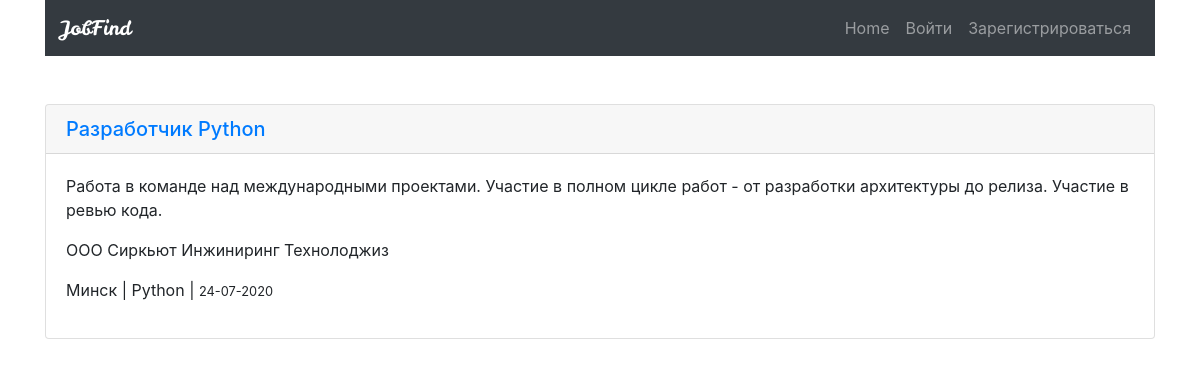
Screenshot of /detail/3/ with the database file from the repository.
### scraping/models.py (models this page shows, shortened)
class Vacancy(models.Model):
    url = models.URLField(unique=True)
    title = models.CharField(max_length=250,verbose_name='Заголовок вакансий')
    company = models.CharField(max_length=250,verbose_name='Компания')
    description = models.TextField(verbose_name='Описание вакансии')
    city = models.ForeignKey('City', on_delete=models.CASCADE, verbose_name='Город')
    language = models.ForeignKey('Language', on_delete=models.CASCADE, verbose_name='Язык программирования')
    timestamp = models.DateField(auto_now_add=True)
    class Meta:
        verbose_name = 'Вакансия'
        verbose_name_plural = 'Вакансии'
        ordering = ['-timestamp']

class City(models.Model):
    name = models.CharField(max_length=50,unique=True, verbose_name='Название населённого пункта')
    slug = models.CharField(max_length=50,unique=True, blank=True)
    class Meta:
        verbose_name = 'Название населённого пункта'
        verbose_name_plural = 'Название населённых пунктов'

class Language(models.Model):
    name = models.CharField(max_length=50,unique=True, verbose_name='Язык программирования')
    slug = models.CharField(max_length=50,unique=True, blank=True)
    class Meta:
        verbose_name = 'Язык программирования'
        verbose_name_plural = 'Языки программирования'

### scraping/views.py (the view)
# urls.py: path('detail/<int:pk>/', DView.as_view(), name='detail'),
class DView(DetailView):
    queryset = Vacancy.objects.all()
    template_name = 'scraping/detail_view.html'

### scraping/templates/scraping/detail_view.html (shortened to what this page needs)
{% extends 'base.html' %}
{% block content %}
<div class="card my-3">
    <h5 class="card-header"><a href="{{ obj.url }}">{{ object.title }}</a></h5>
    <div class="card-body">
      <p class="card-text">{{ object.description }}</p>
      <p>{{ object.company }}</p>
      <p>{{object.city.name}} | {{ object.language.name }} | <small>{{object.timestamp|date:"d-m-Y" }}</small></p>
    </div>
  </div>
{% endblock content %}

### templates/base.html (shortened to what this page needs)
{% load static %}
{% url 'accounts:update' as update_url %}
{% url 'accounts:register' as register_url %}
{% url 'accounts:login' as login_url %}
{% url 'home' as home_url %}
<!doctype html>
<html lang="en">
  <head>
    <link rel="stylesheet" href="https://stackpath.bootstrapcdn.com/bootstrap/4.5.0/css/bootstrap.min.css">
    <link rel="stylesheet" href="{% static 'css/main.css' %}">
  </head>
  <body>
    <div class="container">
      <nav class="navbar navbar-expand-lg navbar-dark bg-dark">
        <a class="navbar-brand" href="{% url 'home' %}" id="brand">JobFind</a>
        <div class="collapse navbar-collapse" id="navbarNav">
          <ul class="navbar-nav ml-auto">
            <li class="nav-item {% if request.path == home_url %} active {% endif %}">
              <a class="nav-link" href="{% url 'home' %}">Home<span class="sr-only">(current)</span></a>
            </li>
            {% if user.is_authenticated %}
              <li class="nav-item">
                <a class="nav-link" href="{% url 'accounts:logout' %}">Выйти</a>
              </li>
              <li class="nav-item {% if request.path == update_url %} active {% endif %}">
                <a class="nav-link" href="{% url 'accounts:update' %}">Профиль</a>
              </li>
              {% else %}
              <li class="nav-item {% if request.path == login_url %} active {% endif %}">
                <a class="nav-link" href="{% url 'accounts:login' %}">Войти</a>
              </li>
              <li class="nav-item {% if request.path == register_url %} active {% endif %}">
                <a class="nav-link" href="{% url 'accounts:register' %}">Зарегистрироваться</a>
              </li>
            {% endif %}
          </ul>
        </div>
      </nav>
    </div>
    <div class="container">
      <div class="row">
      </div>
    </div>
    <div class="container">
      {% block content %}
      {% endblock %}
    </div>
  </body>
</html>

### static/css/main.css (style rules this page uses)
#brand { font-family: LeckerliOne-Regular; color:#FFF; }

### rows the page displays
Vacancy: title "Разработчик Python", description "Работа в команде над международными проектами. Участие в полном цикле работ - от разработки архитектуры до релиза. Участие в ревью кода.", company "ООО Сиркьют Инжиниринг Технолоджиз", city.name "Минск", language.name "Python", timestamp "24-07-2020"
